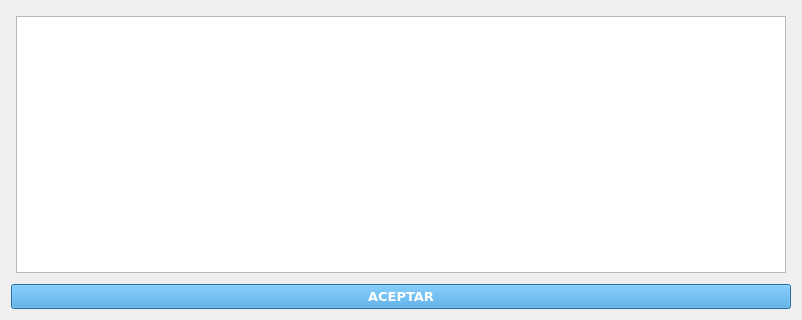
<?xml version="1.0" encoding="UTF-8"?>
<ui version="4.0">
 <class>ventanaRepetidos</class>
 <widget class="QWidget" name="ventanaRepetidos">
  <property name="geometry">
   <rect>
    <x>0</x>
    <y>0</y>
    <width>802</width>
    <height>320</height>
   </rect>
  </property>
  <property name="windowTitle">
   <string>Elige uno de los sensores</string>
  </property>
  <property name="windowIcon">
   <iconset>
    <normaloff>:/BarraDeHerramientas/icons/refresh.png</normaloff>:/BarraDeHerramientas/icons/refresh.png</iconset>
  </property>
  <property name="styleSheet">
   <string notr="true">QPushButton:enabled{
background-color: #3498db;
color: rgb(255, 255, 255);
}

QPushButton:disabled{
background-color: #adc1ce;
color: rgb(255, 255, 255);
}</string>
  </property>
  <layout class="QVBoxLayout" name="verticalLayout_3">
   <item>
    <layout class="QVBoxLayout" name="verticalLayout" stretch="0">
     <property name="spacing">
      <number>7</number>
     </property>
     <property name="sizeConstraint">
      <enum>QLayout::SetMinimumSize</enum>
     </property>
     <property name="leftMargin">
      <number>5</number>
     </property>
     <property name="topMargin">
      <number>5</number>
     </property>
     <property name="rightMargin">
      <number>5</number>
     </property>
     <property name="bottomMargin">
      <number>5</number>
     </property>
     <item>
      <widget class="QTableWidget" name="tablaSensores">
       <property name="enabled">
        <bool>true</bool>
       </property>
       <property name="sizePolicy">
        <sizepolicy hsizetype="MinimumExpanding" vsizetype="MinimumExpanding">
         <horstretch>0</horstretch>
         <verstretch>0</verstretch>
        </sizepolicy>
       </property>
       <property name="minimumSize">
        <size>
         <width>770</width>
         <height>250</height>
        </size>
       </property>
       <property name="sizeIncrement">
        <size>
         <width>0</width>
         <height>0</height>
        </size>
       </property>
       <property name="styleSheet">
        <string notr="true">selection-color: #FFFFFF;
selection-background-color: #5bade4;
alternate-background-color: #ddf1ff;</string>
       </property>
       <property name="alternatingRowColors">
        <bool>true</bool>
       </property>
       <property name="showGrid">
        <bool>false</bool>
       </property>
       <attribute name="horizontalHeaderVisible">
        <bool>false</bool>
       </attribute>
       <attribute name="verticalHeaderVisible">
        <bool>false</bool>
       </attribute>
       <column>
        <property name="text">
         <string>Grupo</string>
        </property>
       </column>
       <column>
        <property name="text">
         <string>Tipo de sensor</string>
        </property>
       </column>
       <column>
        <property name="text">
         <string>Municipio</string>
        </property>
       </column>
      </widget>
     </item>
    </layout>
   </item>
   <item>
    <layout class="QHBoxLayout" name="horizontalLayout">
     <item>
      <widget class="QPushButton" name="botonAceptar">
       <property name="font">
        <font>
         <family>Verdana</family>
         <pointsize>10</pointsize>
         <weight>75</weight>
         <bold>true</bold>
        </font>
       </property>
       <property name="text">
        <string>ACEPTAR</string>
       </property>
      </widget>
     </item>
    </layout>
   </item>
  </layout>
 </widget>
 <tabstops>
  <tabstop>tablaSensores</tabstop>
  <tabstop>botonAceptar</tabstop>
 </tabstops>
 <resources/>
 <connections/>
</ui>
